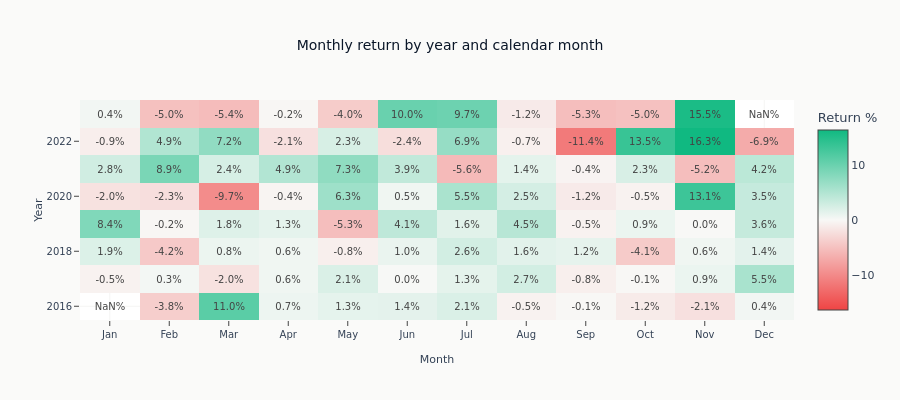

Write notebook code for a chart like this one.
### Markdown cell above
The heatmap below is the same monthly series as a year-by-month grid. Read down a column to see
whether a calendar month is systematically good or bad, and across a row to see how much of a
year's return came from how few of its months.

### Code cell
monthly_df["year"] = monthly_df["year"].astype(int)
monthly_df["month"] = monthly_df["month"].astype(int)

heatmap_data = (
    monthly_df.pivot(index="year", columns="month", values="monthly_return") * 100
)  # Convert to percentage

# Month names
month_names = ["Jan", "Feb", "Mar", "Apr", "May", "Jun", "Jul", "Aug", "Sep", "Oct", "Nov", "Dec"]

fig = go.Figure(
    data=go.Heatmap(
        z=heatmap_data.values,
        x=month_names,
        y=heatmap_data.index,
        colorscale=[
            [0.0, COLORS["negative"]],
            [0.5, COLORS["silver"]],
            [1.0, COLORS["positive"]],
        ],
        zmid=0,
        text=np.round(heatmap_data.values, 1),
        texttemplate="%{text:.1f}%",
        textfont={"size": 10},
        colorbar=dict(title="Return %"),
    )
)

fig.update_layout(
    title="Monthly return by year and calendar month",
    xaxis_title="Month",
    yaxis_title="Year",
    height=400,
)
show_plotly_with_alt(
    fig,
    "Heatmap of monthly returns, years down the vertical axis and calendar months across, red for losses and green for gains, with each cell labelled.",
)

### Figure 1 — Plotly figure (JSON) as saved in the notebook; plotly's stock layout.template omitted (floating-point values rounded to 4 significant figures)
{"data": [{"colorbar": {"title": {"text": "Return %"}}, "colorscale": [[0.0, "#ef4444"], [0.5, "#F8F8F6"], [1.0, "#10b981"]], "text": [[NaN, -3.8, 11.0, 0.7, 1.3, 1.4, 2.1, -0.5, -0.1, -1.2, -2.1, 0.4], [-0.5, 0.3, -2.0, 0.6, 2.1, 0.0, 1.3, 2.7, -0.8, -0.1, 0.9, 5.5], [1.9, -4.2, 0.8, 0.6, -0.8, 1.0, 2.6, 1.6, 1.2, -4.1, 0.6, 1.4], [8.4, -0.2, 1.8, 1.3, -5.3, 4.1, 1.6, 4.5, -0.5, 0.9, -0.0, 3.6], [-2.0, -2.3, -9.7, -0.4, 6.3, 0.5, 5.5, 2.5, -1.2, -0.5, 13.1, 3.5], [2.8, 8.9, 2.4, 4.9, 7.3, 3.9, -5.6, 1.4, -0.4, 2.3, -5.2, 4.2], [-0.9, 4.9, 7.2, -2.1, 2.3, -2.4, 6.9, -0.7, -11.4, 13.5, 16.3, -6.9], [0.4, -5.0, -5.4, -0.2, -4.0, 10.0, 9.7, -1.2, -5.3, -5.0, 15.5, NaN]], "textfont": {"size": 10}, "texttemplate": "%{text:.1f}%", "type": "heatmap", "x": ["Jan", "Feb", "Mar", "Apr", "May", "Jun", "Jul", "Aug", "Sep", "Oct", "Nov", "Dec"], "y": [2016, 2017, 2018, 2019, 2020, 2021, 2022, 2023], "z": [[NaN, -3.81, 11.05, 0.7414, 1.3, 1.424, 2.124, -0.5306, -0.07783, -1.183, -2.136, 0.3913], [-0.5032, 0.3267, -1.995, 0.5631, 2.115, 0.04406, 1.332, 2.664, -0.807, -0.08861, 0.8885, 5.543], [1.93, -4.207, 0.8467, 0.5554, -0.7959, 0.9685, 2.632, 1.563, 1.243, -4.081, 0.5771, 1.442], [8.387, -0.1881, 1.826, 1.311, -5.25, 4.095, 1.643, 4.546, -0.5184, 0.8931, -0.03461, 3.604], [-2.027, -2.32, -9.735, -0.4041, 6.302, 0.5438, 5.492, 2.505, -1.228, -0.5421, 13.1, 3.542], [2.837, 8.862, 2.39, 4.884, 7.298, 3.862, -5.571, 1.402, -0.4076, 2.253, -5.199, 4.244], [-0.8962, 4.945, 7.235, -2.135, 2.335, -2.369, 6.855, -0.7136, -11.37, 13.46, 16.26, -6.933], [0.4053, -5.007, -5.415, -0.1937, -4.007, 10.04, 9.719, -1.231, -5.251, -4.962, 15.52, NaN]], "zmid": 0}], "layout": {"height": 400, "title": {"text": "Monthly return by year and calendar month"}, "xaxis": {"title": {"text": "Month"}}, "yaxis": {"title": {"text": "Year"}}}}
